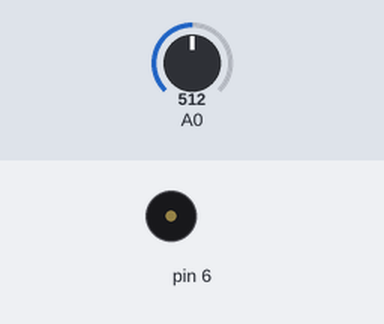
Recording of a sketch running on a simulated Arduino Uno, built with avr-gcc and run on an emulated ATmega328P. Shown: buzzer (waves = sounding). The inputs (shaded band) are chosen by the test bench; at power-on: A0 = 512. What the sketch prints to the serial monitor is not drawn.

Above: at 0.35 s.
Timing chart, 0 to 3.0 s (numbered marks = the images above):
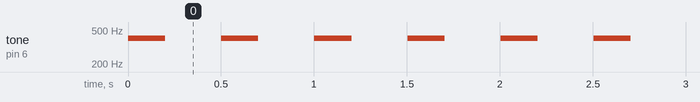

The sketch:

day_4_IR-SPEC2.ino
```cpp
void setup() {
  Serial.begin(9600);

  pinMode(A0, INPUT);
  Serial.begin(9600);
  pinMode(6,OUTPUT);
}

void loop() {
  int volt;
  volt= map(analogRead(A0), 0, 1023, 0, 1023);
  Serial.print((0.0001936428309 * volt *volt + 0.06987226424 * volt - 14.32575223)/10);
  Serial.println(" cm");
  tone(6,400);
  delay(200);
  noTone(6);
  delay(300);
}
```

Measured:
- by itself, tone on pin 6: alternates 400 Hz for 0.20 s and silent for 0.30 s
